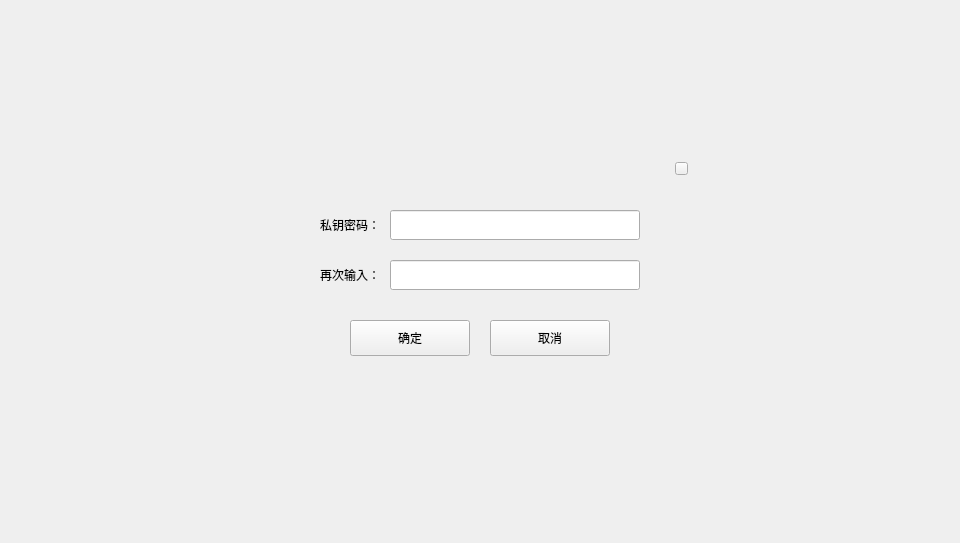
<?xml version="1.0" encoding="UTF-8"?>
<ui version="4.0">
 <class>ExportSetPwdDialog</class>
 <widget class="QDialog" name="ExportSetPwdDialog">
  <property name="geometry">
   <rect>
    <x>0</x>
    <y>0</y>
    <width>960</width>
    <height>543</height>
   </rect>
  </property>
  <property name="windowTitle">
   <string>Dialog</string>
  </property>
  <widget class="QWidget" name="widget" native="true">
   <property name="geometry">
    <rect>
     <x>0</x>
     <y>0</y>
     <width>960</width>
     <height>543</height>
    </rect>
   </property>
   <widget class="QWidget" name="containerWidget" native="true">
    <property name="geometry">
     <rect>
      <x>260</x>
      <y>150</y>
      <width>440</width>
      <height>240</height>
     </rect>
    </property>
    <property name="font">
     <font>
      <family>Microsoft YaHei UI Light</family>
     </font>
    </property>
    <widget class="QToolButton" name="cancelBtn">
     <property name="geometry">
      <rect>
       <x>230</x>
       <y>170</y>
       <width>120</width>
       <height>36</height>
      </rect>
     </property>
     <property name="font">
      <font>
       <family>Microsoft YaHei UI Light</family>
      </font>
     </property>
     <property name="cursor">
      <cursorShape>PointingHandCursor</cursorShape>
     </property>
     <property name="focusPolicy">
      <enum>Qt::NoFocus</enum>
     </property>
     <property name="styleSheet">
      <string notr="true"/>
     </property>
     <property name="text">
      <string>取消</string>
     </property>
    </widget>
    <widget class="QToolButton" name="okBtn">
     <property name="geometry">
      <rect>
       <x>90</x>
       <y>170</y>
       <width>120</width>
       <height>36</height>
      </rect>
     </property>
     <property name="font">
      <font>
       <family>Microsoft YaHei UI Light</family>
      </font>
     </property>
     <property name="cursor">
      <cursorShape>PointingHandCursor</cursorShape>
     </property>
     <property name="focusPolicy">
      <enum>Qt::NoFocus</enum>
     </property>
     <property name="styleSheet">
      <string notr="true"/>
     </property>
     <property name="text">
      <string>确定</string>
     </property>
    </widget>
    <widget class="QLabel" name="label_9">
     <property name="geometry">
      <rect>
       <x>20</x>
       <y>60</y>
       <width>100</width>
       <height>30</height>
      </rect>
     </property>
     <property name="font">
      <font>
       <family>Microsoft YaHei UI Light</family>
       <stylestrategy>PreferDefault</stylestrategy>
      </font>
     </property>
     <property name="text">
      <string>私钥密码：</string>
     </property>
     <property name="alignment">
      <set>Qt::AlignRight|Qt::AlignTrailing|Qt::AlignVCenter</set>
     </property>
     <property name="wordWrap">
      <bool>true</bool>
     </property>
    </widget>
    <widget class="QLineEdit" name="confirmPwdLineEdit">
     <property name="geometry">
      <rect>
       <x>130</x>
       <y>110</y>
       <width>250</width>
       <height>30</height>
      </rect>
     </property>
     <property name="font">
      <font>
       <family>Microsoft YaHei UI Light</family>
      </font>
     </property>
     <property name="contextMenuPolicy">
      <enum>Qt::DefaultContextMenu</enum>
     </property>
     <property name="echoMode">
      <enum>QLineEdit::Password</enum>
     </property>
    </widget>
    <widget class="QLabel" name="label_7">
     <property name="geometry">
      <rect>
       <x>20</x>
       <y>110</y>
       <width>100</width>
       <height>30</height>
      </rect>
     </property>
     <property name="font">
      <font>
       <family>Microsoft YaHei UI Light</family>
       <stylestrategy>PreferDefault</stylestrategy>
      </font>
     </property>
     <property name="text">
      <string>再次输入：</string>
     </property>
     <property name="alignment">
      <set>Qt::AlignRight|Qt::AlignTrailing|Qt::AlignVCenter</set>
     </property>
     <property name="wordWrap">
      <bool>true</bool>
     </property>
    </widget>
    <widget class="QLineEdit" name="pkPwdLineEdit">
     <property name="geometry">
      <rect>
       <x>130</x>
       <y>60</y>
       <width>250</width>
       <height>30</height>
      </rect>
     </property>
     <property name="font">
      <font>
       <family>Microsoft YaHei UI Light</family>
      </font>
     </property>
     <property name="contextMenuPolicy">
      <enum>Qt::DefaultContextMenu</enum>
     </property>
     <property name="echoMode">
      <enum>QLineEdit::Password</enum>
     </property>
    </widget>
    <widget class="QToolButton" name="closeBtn">
     <property name="geometry">
      <rect>
       <x>415</x>
       <y>12</y>
       <width>13</width>
       <height>13</height>
      </rect>
     </property>
     <property name="cursor">
      <cursorShape>PointingHandCursor</cursorShape>
     </property>
     <property name="focusPolicy">
      <enum>Qt::NoFocus</enum>
     </property>
     <property name="styleSheet">
      <string notr="true"/>
     </property>
     <property name="text">
      <string/>
     </property>
    </widget>
   </widget>
  </widget>
 </widget>
 <tabstops>
  <tabstop>pkPwdLineEdit</tabstop>
  <tabstop>confirmPwdLineEdit</tabstop>
 </tabstops>
 <resources/>
 <connections/>
</ui>
